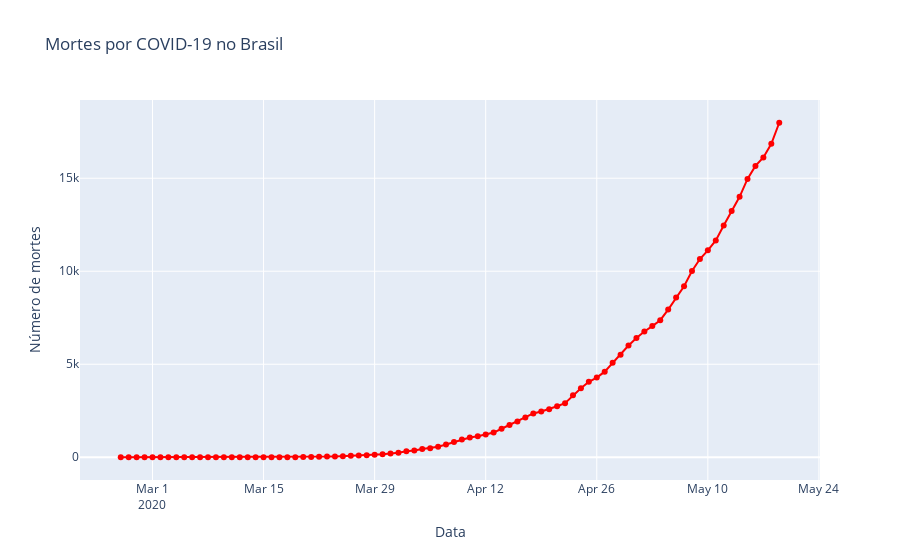

Write notebook code for a chart like this one.
### Markdown cell above
## Mortes

### Code cell
fig = go.Figure()

fig.add_trace(
    go.Scatter(x=brasil.observationdate, y=brasil.deaths, name='Mortes', mode='lines+markers',
              line=dict(color='red'))
)
#Edita o layout
fig.update_layout(title='Mortes por COVID-19 no Brasil',
                   xaxis_title='Data',
                   yaxis_title='Número de mortes')
fig.show()
